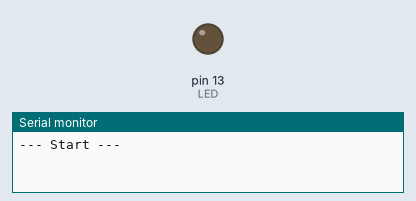
Simulated run of this sketch. Board: Arduino Mega 2560, built with avr-gcc and run on an emulated ATmega2560. Shown: output pins drawn as LEDs (lit = HIGH), the last lines printed to the serial monitor. The modem accepts every AT command (registered, SIM ready, sends succeed) and sends nothing else.

Above: at 3.1 s.
At 12.1 s:
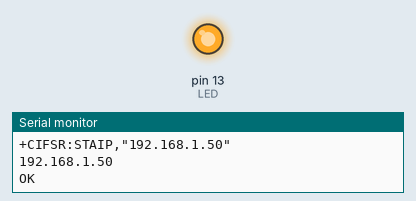
Timing chart, 0 to 13.6 s (numbered marks = the images above):
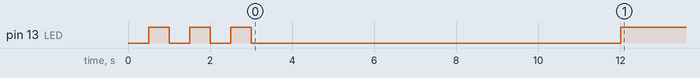

The sketch:

wifi_wireless_test_connection_z.ino
```cpp
#define ESP8266 Serial3
String SSID = "alper";
String PASSWORD = "12345678";

int LED = 13;


boolean FAIL_8266 = false;

void setup() {
  pinMode(LED, OUTPUT);
  digitalWrite(LED, LOW);
  delay(500);
  digitalWrite(LED, HIGH);
  delay(500);
  digitalWrite(LED, LOW);
  delay(500);
  digitalWrite(LED, HIGH);
  delay(500);
  digitalWrite(LED, LOW);
  delay(500);
  digitalWrite(LED, HIGH);
  delay(500);
  digitalWrite(LED, LOW);


  do{
    Serial.begin(115200);
    ESP8266.begin(115200);

    //Wait Serial Monitor to start
    while(!Serial);
    Serial.println("--- Start ---");

    ESP8266.println("AT+RST");
    delay(1000);
    if(ESP8266.find("OK"))
    {
      Serial.println("Module is ready");
      ESP8266.println("AT+CWMODE=1");
      delay(2000);

      //Quit existing AP, for demo
      Serial.println("Quit AP");
      ESP8266.println("AT+CWQAP");
      delay(1000);

      clearESP8266SerialBuffer();
      if(cwJoinAP())
      {
        Serial.println("CWJAP Success");
        FAIL_8266 = false;

        delay(3000);
        cwGetIP();
      }else{
        Serial.println("CWJAP Fail");
        delay(500);
        FAIL_8266 = true;
      }
    }else{
      Serial.println("Module have no response.");
      delay(500);
      FAIL_8266 = true;
    }
  }while(FAIL_8266);

  digitalWrite(LED, HIGH);
}

void loop() {

}

boolean waitOKfromESP8266(int timeout)
{
  do{
    Serial.println("wait OK...");
    delay(1000);
    if(ESP8266.find("OK"))
    {
      return true;
    }

  }while((timeout--)>0);
  return false;
}

boolean cwJoinAP()
{
  String cmd="AT+CWJAP=\"" + SSID + "\",\"" + PASSWORD + "\"";
  ESP8266.println(cmd);
  return waitOKfromESP8266(10);
}

//show IP address on Serial Monitor
void cwGetIP()
{
  clearESP8266SerialBuffer();
  ESP8266.println("AT+CIFSR");
  delay(1000);

  while (ESP8266.available() > 0) {
    char a = ESP8266.read();
    Serial.write(a);
  }
}

void clearESP8266SerialBuffer()
{
  Serial.println("= clearESP8266SerialBuffer() =");
  while (ESP8266.available() > 0) {
    char a = ESP8266.read();
    Serial.write(a);
  }
  Serial.println("==============================");
}
```
